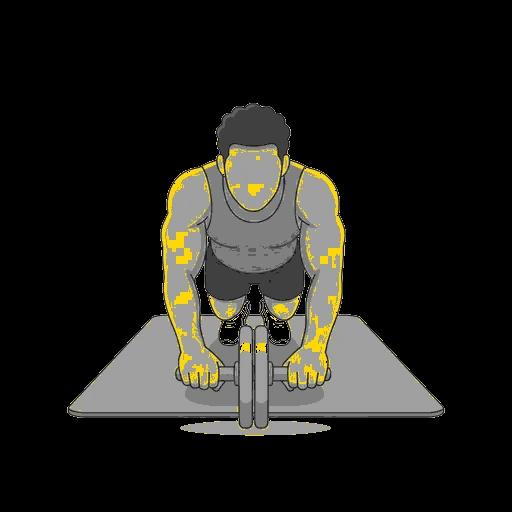
#> input picture assets/repdb/images/flat-original/ab-wheel-rollout-peak.webp, 512 x 512 px
$ python recolor-repdb-flight.py
#> lines starting #> are read from the running program, lines starting #| are printed output that depends on the picture
#!/usr/bin/env python3
"""
Recolor RepDB flat WebPs into Flight Fitness palette:
  black background · gray mannequin · gold (#FFD700) highlights.

Usage:
  python3 scripts/recolor-repdb-flight.py

Backs up originals to assets/repdb/images/flat-original/ on first run.
"""

from __future__ import annotations

import math
import shutil
import sys
from pathlib import Path

try:
    from PIL import Image
except ImportError:
    print("Need Pillow. Example: python3 -m venv /tmp/ff-img-venv && /tmp/ff-img-venv/bin/pip install pillow")
    sys.exit(1)

ROOT = Path(__file__).resolve().parents[1]
SRC = ROOT / "assets/repdb/images/flat"
BACKUP = ROOT / "assets/repdb/images/flat-original"

GOLD = (255, 215, 0)
BLACK = (0, 0, 0)
# Flat poster palette — solid steps (no mid gold/gray blends = no mottling)
GRAYS = [
    BLACK,
    (32, 32, 32),
    (64, 64, 64),
    (96, 96, 96),
    (128, 128, 128),
    (160, 160, 160),
    (192, 192, 192),
]


def dist(a: tuple[int, ...], b: tuple[int, ...]) -> float:
    return math.sqrt(sum((x - y) ** 2 for x, y in zip(a[:3], b[:3])))


def nearest_gray(v: float) -> tuple[int, int, int]:
    return min(GRAYS, key=lambda c: abs(c[0] - v))


def is_background(r: int, g: int, b: int, bg: tuple[int, int, int]) -> bool:
    if dist((r, g, b), bg) < 40 and (r + g + b) / 3 > 175:
        return True
    # light cyan / ice blue fill
    if b > 215 and r > 175 and g > 195 and abs(r - g) < 45:
        return True
    return False


def process(im: Image.Image) -> Image.Image:
    im = im.convert("RGBA")
    w, h = im.size
#> w = 512; h = 512
    corners = [
        im.getpixel((1, 1))[:3],
        im.getpixel((w - 2, 1))[:3],
        im.getpixel((1, h - 2))[:3],
        im.getpixel((w - 2, h - 2))[:3],
    ]
#> corners = [(0, 0, 0), (0, 0, 0), (0, 0, 0), (0, 0, 0)]
    bg = tuple(sum(c[i] for c in corners) // 4 for i in range(3))
#> bg = (0, 0, 0)

    src = im.load()
    out = Image.new("RGBA", (w, h))
#> out: PIL image 512x512 RGBA; every value is 0
    dst = out.load()

    fig_ys: list[float] = []
    mask: list[list[bool]] = [[False] * w for _ in range(h)]
    for y in range(h):
        for x in range(w):
            r, g, b, a = src[x, y]
            if a < 10:
                continue
            if is_background(r, g, b, bg):
                continue
            mask[y][x] = True
            fig_ys.append(0.2126 * r + 0.7152 * g + 0.0722 * b)
#> after the loop, fig_ys = 262144 items; mask = 512 items

    if not fig_ys:
        return Image.new("RGBA", (w, h), (*BLACK, 255))

    fig_ys.sort()
    # Only the brightest figure pixels become solid gold (equipment / edge catch lights)
    gold_cut = fig_ys[int(len(fig_ys) * 0.92)]
#> gold_cut = 160

    for y in range(h):
        for x in range(w):
            r, g, b, a = src[x, y]
            if a < 10:
                dst[x, y] = (0, 0, 0, 0)
                continue
            if not mask[y][x]:
                dst[x, y] = (*BLACK, 255)
                continue

            fy = 0.2126 * r + 0.7152 * g + 0.0722 * b
            if fy >= gold_cut:
                dst[x, y] = (*GOLD, 255)
            else:
                gray = max(28.0, min(200.0, fy * 0.88 + 10))
                dst[x, y] = (*nearest_gray(gray), 255)

    return out


def main() -> None:
    if not SRC.is_dir():
        print(f"Missing {SRC}")
        sys.exit(1)

    files = sorted(SRC.glob("*.webp"))
    if not files:
        print("No webp files found")
        sys.exit(1)

    if not BACKUP.exists():
        print(f"Backing up originals → {BACKUP}")
        shutil.copytree(SRC, BACKUP)
    else:
        print(f"Backup already exists at {BACKUP} (using as source if present)")

    # Prefer recoloring from originals so re-runs stay consistent
    source_dir = BACKUP if BACKUP.exists() else SRC
    source_files = sorted(source_dir.glob("*.webp"))

    print(f"Recoloring {len(source_files)} images…")
    for i, path in enumerate(source_files, 1):
        out = process(Image.open(path))
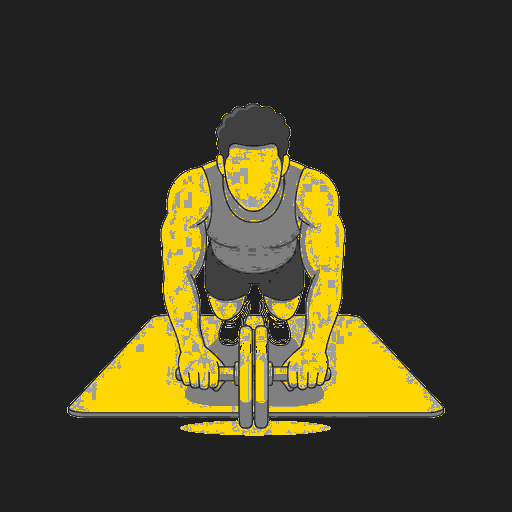
#> out: PIL image 512x512 RGBA; mean R, G, B, A 66.6, 62.1, 38.1, 255
        dest = SRC / path.name
        out.save(dest, "WEBP", quality=92, method=6)
        if i % 50 == 0 or i == len(source_files):
            print(f"  {i}/{len(source_files)}")

    print("Done. Restart Expo / Metro to pick up asset changes.")


if __name__ == "__main__":
    main()

$ run again, on assets/repdb/images/flat-original/banded-good-morning-start.webp
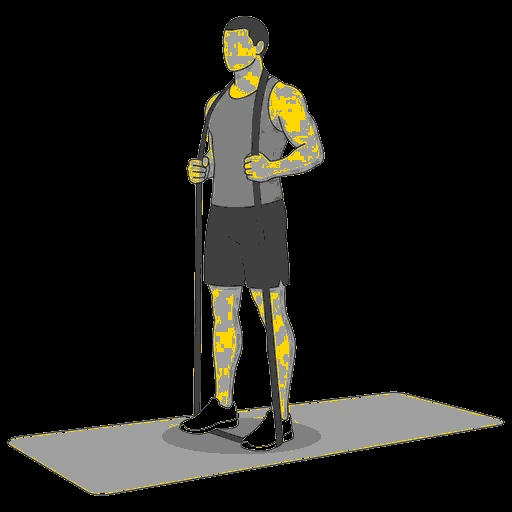
#> input picture assets/repdb/images/flat-original/banded-good-morning-start.webp, 512 x 512 px
#> corners = [(0, 0, 0), (0, 0, 0), (0, 0, 0), (0, 0, 0)]
#> bg = (0, 0, 0)
#> after the loop in process, `for y in range(h):`: fig_ys = 262144 items; mask = 512 items
#> gold_cut = 160
#> in main, `out = process(Image.open(path))`:
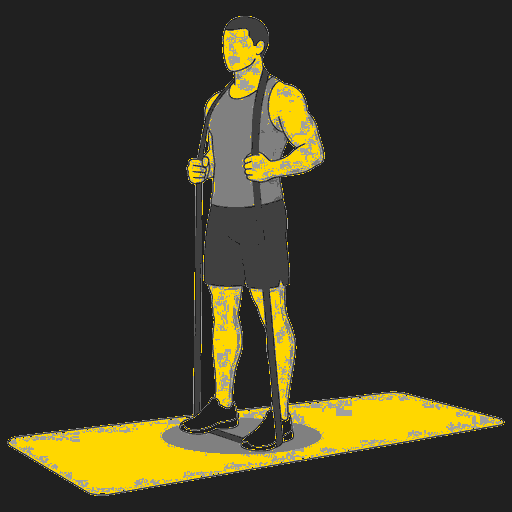
#> out: PIL image 512x512 RGBA; mean R, G, B, A 60.2, 56.6, 37.7, 255

$ run again, on assets/repdb/images/flat-original/banded-hip-thrust-start.webp
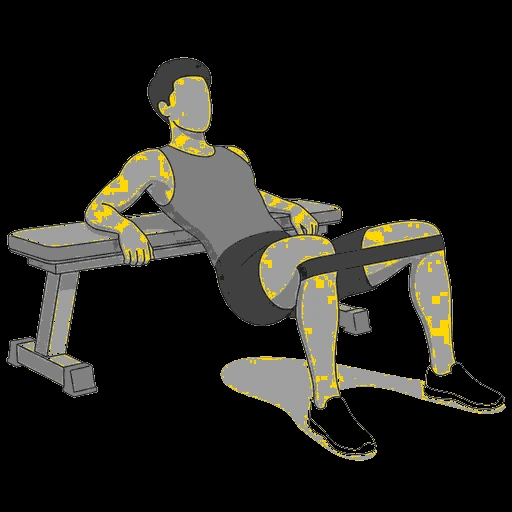
#> input picture assets/repdb/images/flat-original/banded-hip-thrust-start.webp, 512 x 512 px
#> corners = [(0, 0, 0), (0, 0, 0), (0, 0, 0), (0, 0, 0)]
#> bg = (0, 0, 0)
#> after the loop in process, `for y in range(h):`: fig_ys = 262144 items; mask = 512 items
#> gold_cut = 160
#> in main, `out = process(Image.open(path))`:
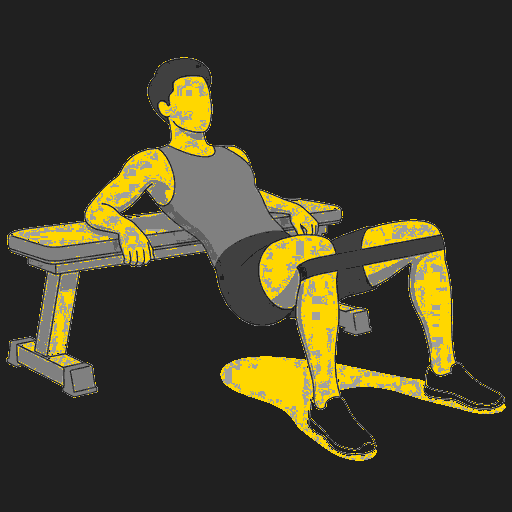
#> out: PIL image 512x512 RGBA; mean R, G, B, A 62.4, 59.2, 41.8, 255

$ run again, on assets/repdb/images/flat-original/banded-romanian-deadlift-peak.webp
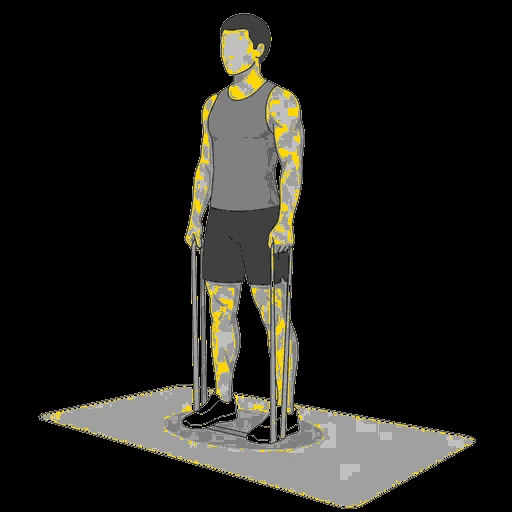
#> input picture assets/repdb/images/flat-original/banded-romanian-deadlift-peak.webp, 512 x 512 px
#> corners = [(0, 0, 0), (0, 0, 0), (0, 0, 0), (0, 0, 0)]
#> bg = (0, 0, 0)
#> after the loop in process, `for y in range(h):`: fig_ys = 262144 items; mask = 512 items
#> gold_cut = 160
#> in main, `out = process(Image.open(path))`:
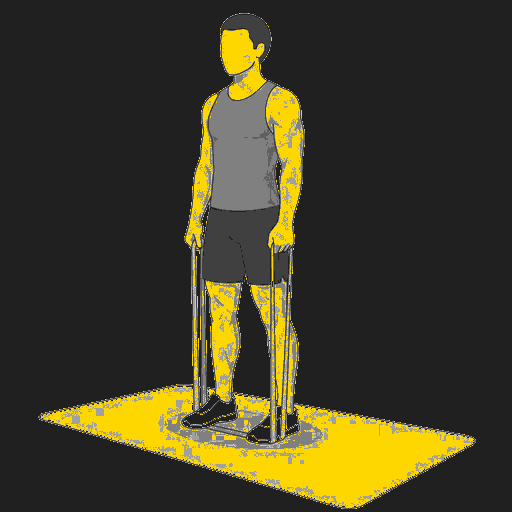
#> out: PIL image 512x512 RGBA; mean R, G, B, A 64.4, 60.2, 37.7, 255
